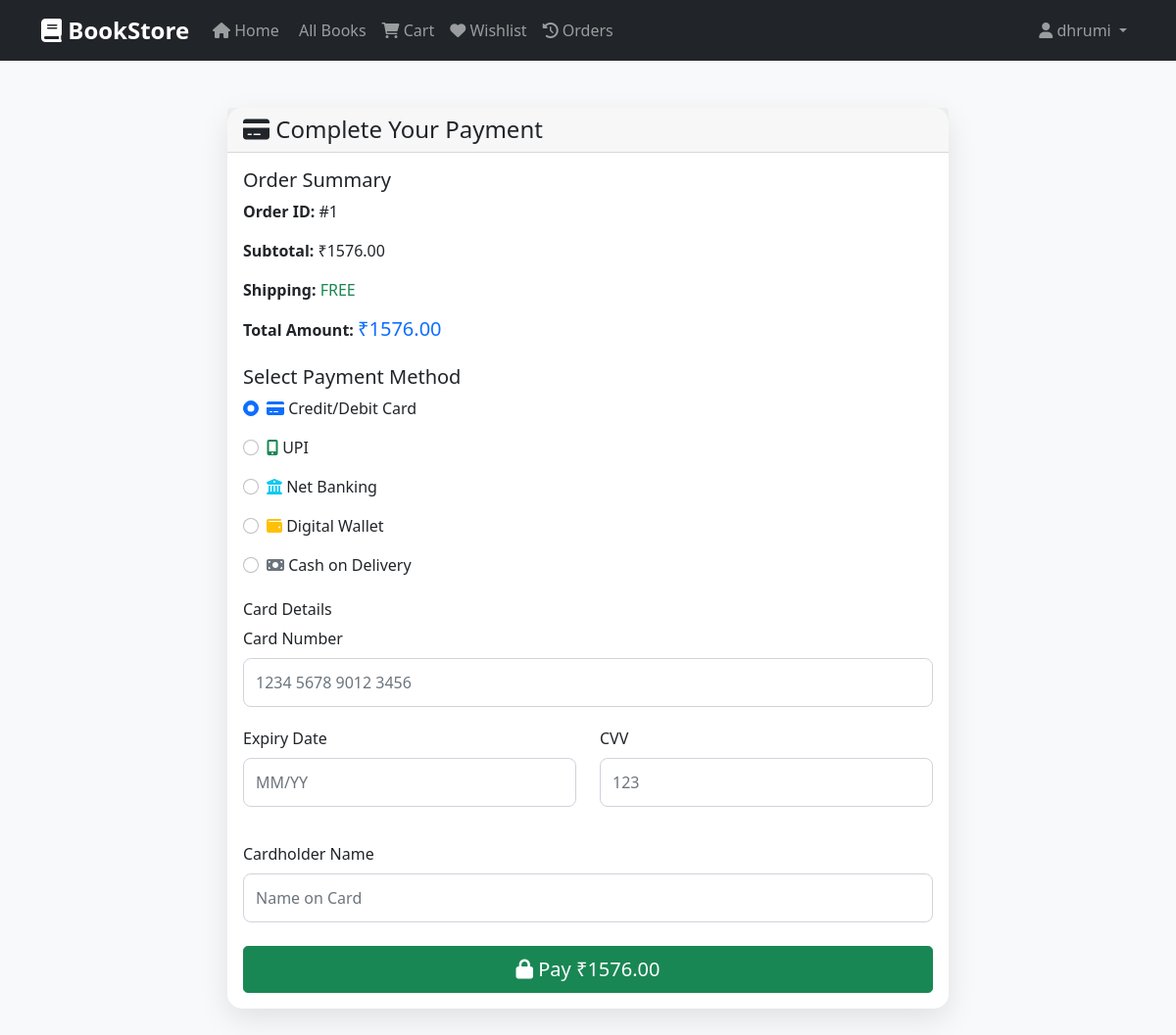
/bookstore/payment/1/ (signed in), run on the app's committed database.
### bookstore/bookstore/models.py (models this page shows, shortened)
class Order(models.Model):
    STATUS_CHOICES = [
        ('pending', 'Pending'),
        ('confirmed', 'Confirmed'),
        ('shipped', 'Shipped'),
        ('delivered', 'Delivered'),
        ('cancelled', 'Cancelled'),
    ]
    user = models.ForeignKey(User, on_delete=models.CASCADE)
    subtotal = models.DecimalField(max_digits=10, decimal_places=2, default=0)
    shipping_cost = models.DecimalField(max_digits=10, decimal_places=2, default=50)  # ₹50 shipping
    total_amount = models.DecimalField(max_digits=10, decimal_places=2)
    status = models.CharField(max_length=20, choices=STATUS_CHOICES, default='pending')
    shipping_address = models.TextField()
    created_at = models.DateTimeField(auto_now_add=True)
    updated_at = models.DateTimeField(auto_now=True)

### bookstore/bookstore/views.py (the view, shortened to what this page needs)
# urls.py: path('payment/<int:order_id>/', views.payment_view, name='payment'),
@login_required
def payment_view(request, order_id):
    order = get_object_or_404(Order, id=order_id, user=request.user)
    if Payment.objects.filter(order=order, status='completed').exists():
        messages.info(request, 'This order has already been paid for.')
        return redirect('bookstore:order_detail', order_id=order.id)
    context = {
        'order': order,
    }
    return render(request, 'bookstore/payment.html', context)

### bookstore/templates/bookstore/payment.html (shortened to what this page needs)
{% extends 'base.html' %}
{% block content %}
<div class="container py-5">
    <div class="row">
        <div class="col-lg-8 mx-auto">
            <div class="card">
                <div class="card-header">
                    <h4 class="mb-0">
                        <i class="fas fa-credit-card"></i> Complete Your Payment
                    </h4>
                </div>
                <div class="card-body">
                    <div class="mb-4">
                        <h5>Order Summary</h5>
                        <p><strong>Order ID:</strong> #{{ order.id }}</p>
                        <p><strong>Subtotal:</strong> ₹{{ order.subtotal }}</p>
                        <p><strong>Shipping:</strong>
                            {% if order.shipping_cost == 0 %}
                                <span class="text-success">FREE</span>
                            {% else %}
                                ₹{{ order.shipping_cost }}
                            {% endif %}
                        </p>
                        <p><strong>Total Amount:</strong> <span class="h5 text-primary">₹{{ order.total_amount }}</span></p>
                    </div>
                    <form method="post" id="payment-form">
                        <div class="mb-4">
                            <h5>Select Payment Method</h5>
                            <div class="payment-methods">
                                <div class="form-check mb-3">
                                    <input class="form-check-input" type="radio" name="payment_method" id="credit-card" value="credit_card" checked>
                                    <label class="form-check-label" for="credit-card">
                                        <i class="fas fa-credit-card text-primary"></i> Credit/Debit Card
                                    </label>
                                </div>
                                <div class="form-check mb-3">
                                    <input class="form-check-input" type="radio" name="payment_method" id="upi" value="upi">
                                    <label class="form-check-label" for="upi">
                                        <i class="fas fa-mobile-alt text-success"></i> UPI
                                    </label>
                                </div>
                                <div class="form-check mb-3">
                                    <input class="form-check-input" type="radio" name="payment_method" id="net-banking" value="net_banking">
                                    <label class="form-check-label" for="net-banking">
                                        <i class="fas fa-university text-info"></i> Net Banking
                                    </label>
                                </div>
                                <div class="form-check mb-3">
                                    <input class="form-check-input" type="radio" name="payment_method" id="wallet" value="wallet">
                                    <label class="form-check-label" for="wallet">
                                        <i class="fas fa-wallet text-warning"></i> Digital Wallet
                                    </label>
                                </div>
                                <div class="form-check mb-3">
                                    <input class="form-check-input" type="radio" name="payment_method" id="cod" value="cod">
                                    <label class="form-check-label" for="cod">
                                        <i class="fas fa-money-bill text-secondary"></i> Cash on Delivery
                                    </label>
                                </div>
                            </div>
                        </div>
                        <div id="credit-card-form" class="payment-form">
                            <h6>Card Details</h6>
                            <div class="mb-3">
                                <label for="card-number" class="form-label">Card Number</label>
                                <input type="text" class="form-control" id="card-number" name="card_number" placeholder="1234 5678 9012 3456" maxlength="19">
                            </div>
                            <div class="row mb-3">
                                <div class="col-md-6">
                                    <label for="expiry-date" class="form-label">Expiry Date</label>
                                    <input type="text" class="form-control" id="expiry-date" name="expiry_date" placeholder="MM/YY" maxlength="5">
                                </div>
                                <div class="col-md-6">
                                    <label for="cvv" class="form-label">CVV</label>
                                    <input type="text" class="form-control" id="cvv" name="cvv" placeholder="123" maxlength="4">
                                </div>
                            </div>
                            <div class="mb-3">
                                <label for="card-name" class="form-label">Cardholder Name</label>
                                <input type="text" class="form-control" id="card-name" name="card_name" placeholder="Name on Card">
                            </div>
                        </div>
                        <div class="d-grid mt-4">
                            <button type="submit" class="btn btn-success btn-lg" id="pay-button">
                            </button>
                        </div>
                    </form>
                </div>
            </div>
        </div>
    </div>
</div>
{% endblock %}

### bookstore/templates/base.html (shortened to what this page needs)
<!DOCTYPE html>
<html lang="en">
<head>
    <link href="https://cdn.jsdelivr.net/npm/bootstrap@5.1.3/dist/css/bootstrap.min.css" rel="stylesheet">
    <link href="https://cdnjs.cloudflare.com/ajax/libs/font-awesome/6.0.0/css/all.min.css" rel="stylesheet">
</head>
<body>
    {% if user.is_authenticated %}
    <nav class="navbar navbar-expand-lg navbar-dark bg-dark">
        <div class="container">
            <a class="navbar-brand" href="{% url 'bookstore:home' %}">
                <i class="fas fa-book"></i> BookStore
            </a>
            <div class="collapse navbar-collapse" id="navbarNav">
                <ul class="navbar-nav me-auto">
                    <li class="nav-item">
                        <a class="nav-link" href="{% url 'bookstore:home' %}">
                            <i class="fas fa-home"></i> Home
                        </a>
                    </li>
                    <li class="nav-item">
                        <a class="nav-link" href="{% url 'bookstore:book_list' %}">
                             All Books
                        </a>
                    </li>
                    <li class="nav-item">
                        <a class="nav-link" href="{% url 'bookstore:cart' %}">
                            <i class="fas fa-shopping-cart"></i> Cart
                        </a>
                    </li>
                    <li class="nav-item">
                        <a class="nav-link" href="{% url 'bookstore:wishlist' %}">
                            <i class="fas fa-heart"></i> Wishlist
                        </a>
                    </li>
                    <li class="nav-item">
                        <a class="nav-link" href="{% url 'bookstore:order_history' %}">
                            <i class="fas fa-history"></i> Orders
                        </a>
                    </li>
                </ul>
                <ul class="navbar-nav">
                    <li class="nav-item dropdown">
                        <a class="nav-link dropdown-toggle" href="#" id="navbarDropdown" role="button" data-bs-toggle="dropdown">
                            <i class="fas fa-user"></i> {{ user.first_name|default:user.username }}
                        </a>
                    </li>
                </ul>
            </div>
        </div>
    </nav>
    {% endif %}
    <main>
        {% block content %}
        {% endblock %}
    </main>
</body>
</html>

### bookstore/templates/base.html (style rules this page uses)
:root { --primary-color: #2c3e50; --secondary-color: #3498db; --accent-color: #e74c3c; --success-color: #27ae60; --warning-color: #f39c12; }
body { font-family: 'Segoe UI', Tahoma, Geneva, Verdana, sans-serif; background-color: #f8f9fa; min-height: 100vh; }
.navbar-brand { font-weight: bold; font-size: 1.5rem; }
.card { border: none; border-radius: 15px; box-shadow: 0 10px 30px rgba(0,0,0,0.1); transition: transform 0.3s ease; }
.form-control { padding: 12px; border-radius: 8px; margin-bottom: 20px; }

### data on the page
Order: id "1", subtotal "1576.00", total_amount "1576.00"

### other printed values
{{ user.first_name|default:user.username }} "dhrumi"
